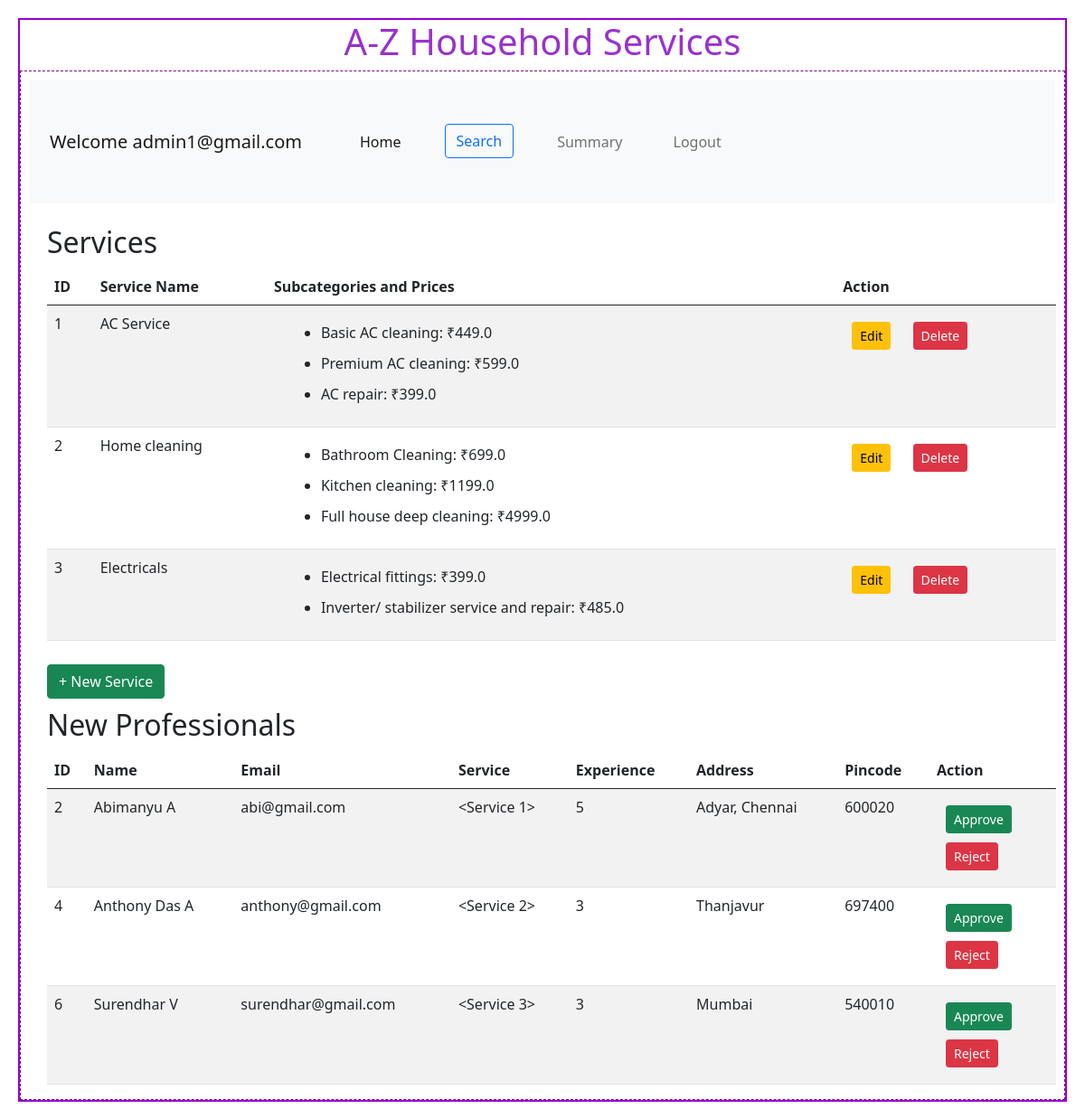
Before: /admin/admin1@gmail.com with the older database file.
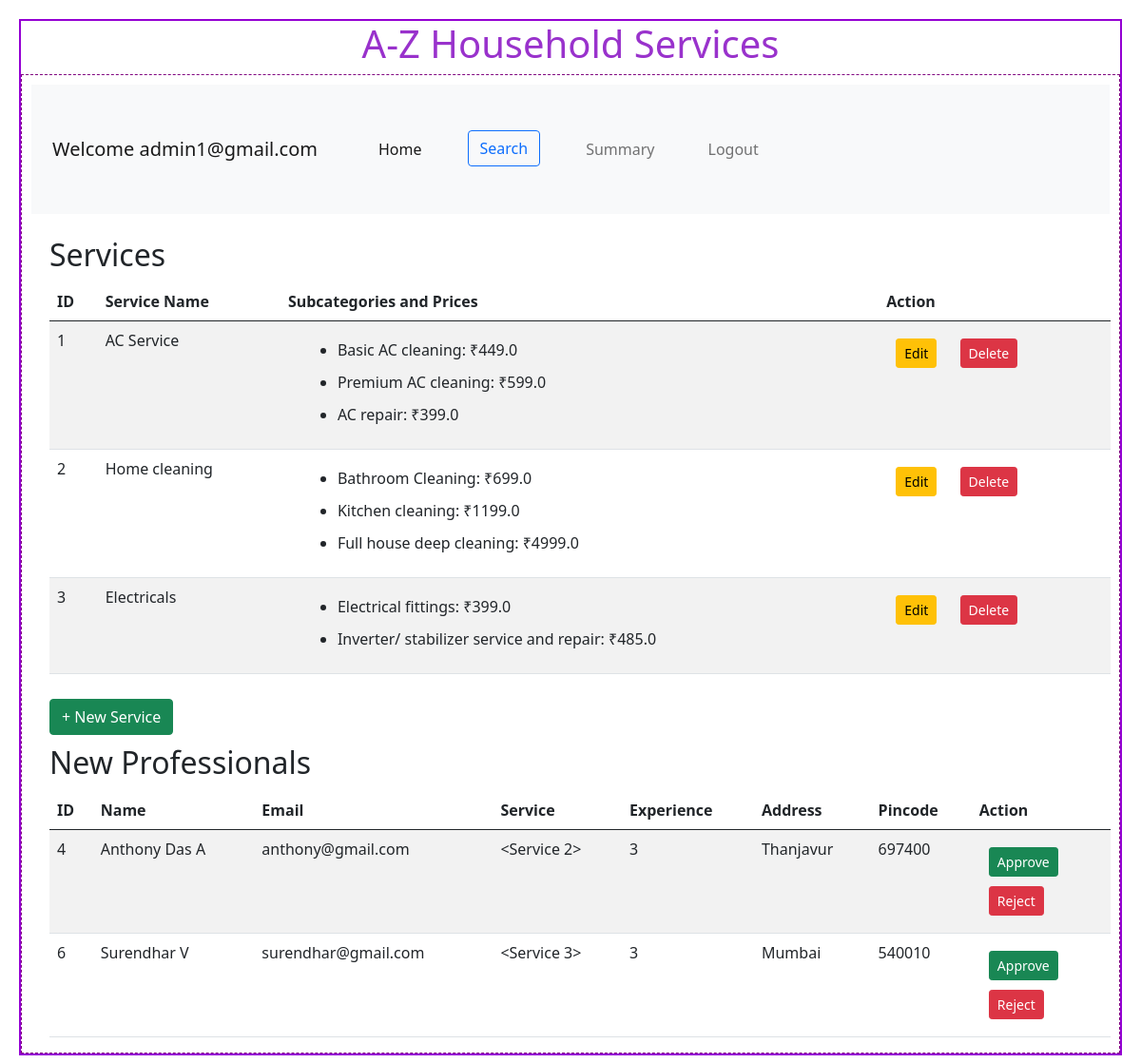
After: the same page with the newer database file.
### backend/models.py (models this page shows)
class Service(db.Model):
    __tablename__ = "service"
    id = db.Column(db.Integer, primary_key=True, autoincrement=True)
    name = db.Column(db.String, nullable=False)
    description = db.Column(db.String, nullable=False)
    status = db.Column(db.String(20), default="active", nullable=False)  # Active/Inactive
    subcategories = db.relationship(
        'Subcategory',
        cascade="all, delete",
        backref="service",
        lazy=True
    )
    service_requests = db.relationship(
        'ServiceRequest',
        cascade="all, delete",
        backref="service",
        lazy=True
    )

class Subcategory(db.Model):
    id = db.Column(db.Integer, primary_key=True)
    service_id = db.Column(db.Integer, db.ForeignKey('service.id'), nullable=False)
    name = db.Column(db.String(100), nullable=False)
    description = db.Column(db.Text, nullable=False)
    price = db.Column(db.Float, nullable=False)

class ProfessionalDetails(db.Model):
    __tablename__ = "professional_details"
    id = db.Column(db.Integer, primary_key=True, autoincrement=True)
    email = db.Column(db.String, unique=True, nullable=False)
    password = db.Column(db.String, nullable=False)
    role = db.Column(db.Integer, default=1, nullable=False)  # 0 = admin, 1 = professional
    name = db.Column(db.String, nullable=False)
    service_id = db.Column(db.Integer, db.ForeignKey('service.id'), nullable=False)  # Foreign key to Service
    experience = db.Column(db.Integer, nullable=False)
    address = db.Column(db.String, nullable=False)
    pincode = db.Column(db.Integer, nullable=False)
    status = db.Column(db.String(20), default="Pending")
    is_available = db.Column(db.Boolean, default=True)
    service = db.relationship('Service', backref='professionals')
    service_requests = db.relationship(
        'ServiceRequest',
        cascade="all, delete",
        backref="professional",
        lazy=True
    )

### backend/controllers.py (the view)
@app.route("/admin/<name>")
def admin_dashboard(name):
    services=Service.query.all()
    pending_professionals = ProfessionalDetails.query.filter_by(status='Pending').all()
    return render_template("admin_dashboard.html", name=name, services=services, pending_professionals=pending_professionals)

### templates/admin_dashboard.html (shortened to what the changed rows need)
{%extends "admin_layout.html"%}
{%block content%}
            <div class="container mt-4">
                 {%if services%}
                <h2>Services</h2>
                <table class="table table-striped">
                    <thead>
                        <tr>
                            <th>ID</th>
                            <th>Service Name</th>
                            <th>Subcategories and Prices</th>
                            <th>Action</th>
                        </tr>
                    </thead>
                    <tbody>
                        {% for service in services %}
                        <tr>
                            <td>{{ service.id }}</td>
                            <td>{{ service.name }}</td>
                            <td>
                                {% if service.subcategories %}
                                    <ul>
                                        {% for subcategory in service.subcategories %}
                                        <li>{{ subcategory.name }}: ₹{{ subcategory.price }}</li>
                                        {% endfor %}
                                    </ul>
                                {% else %}
                                    No subcategories available.
                                {% endif %}
                            </td>
                            <td>
                                <a href="{{ url_for('edit_service', service_id=service.id, name=service.name) }}" class="btn btn-sm btn-warning">Edit</a>
                                <form action="{{ url_for('delete_service', service_id=service.id, name=service.name) }}" method="POST" style="display:inline;">
                                    <button type="submit" class="btn btn-sm btn-danger" onclick="return confirm('Are you sure you want to delete this service?');">Delete</button>
                                </form>
                            </td>
                        </tr>
                        {%endfor%}
                    </tbody>
                </table>
                {%else%}
                <h3 class="center">No Services Available!</h3>
                {%endif%}
                <h2>New Professionals</h2>
                {% if pending_professionals %}
                    <table class="table table-striped">
                        <thead>
                            <tr>
                                <th>ID</th>
                                <th>Name</th>
                                <th>Email</th>
                                <th>Service</th>
                                <th>Experience</th>
                                <th>Address</th>
                                <th>Pincode</th>
                                <th>Action</th>
                            </tr>
                        </thead>
                        <tbody>
                            {% for professional in pending_professionals %}
                                <tr>
                                    <td>{{ professional.id }}</td>
                                    <td>{{ professional.name }}</td>
                                    <td>{{ professional.email }}</td>
                                    <td>{{ professional.service }}</td>
                                    <td>{{ professional.experience }}</td>
                                    <td>{{ professional.address }}</td>
                                    <td>{{ professional.pincode }}</td>
                                    <td>
                                        <form method="POST" action="{{ url_for('approve_professional', professional_id=professional.id, name=name) }}">
                                            <button type="submit" class="btn btn-sm btn-success">Approve</button>
                                        </form>
                                        <form method="POST" action="{{ url_for('reject_professional', professional_id=professional.id, name=name) }}">
                                            <button type="submit" class="btn btn-sm btn-danger">Reject</button>
                                        </form>
                                    </td>
                                </tr>
                            {% endfor %}
                        </tbody>
                    </table>
                {% else %}
                    <p>No new professional requests at the moment.</p>
                {% endif %}
{%endblock%}

Changed rows visible on the page:
no longer on this page (row edited): ProfessionalDetails: id "2", name "Abimanyu A", email "abi@gmail.com", service "<Service 1>", experience "5", address "Adyar, Chennai", pincode "600020"
